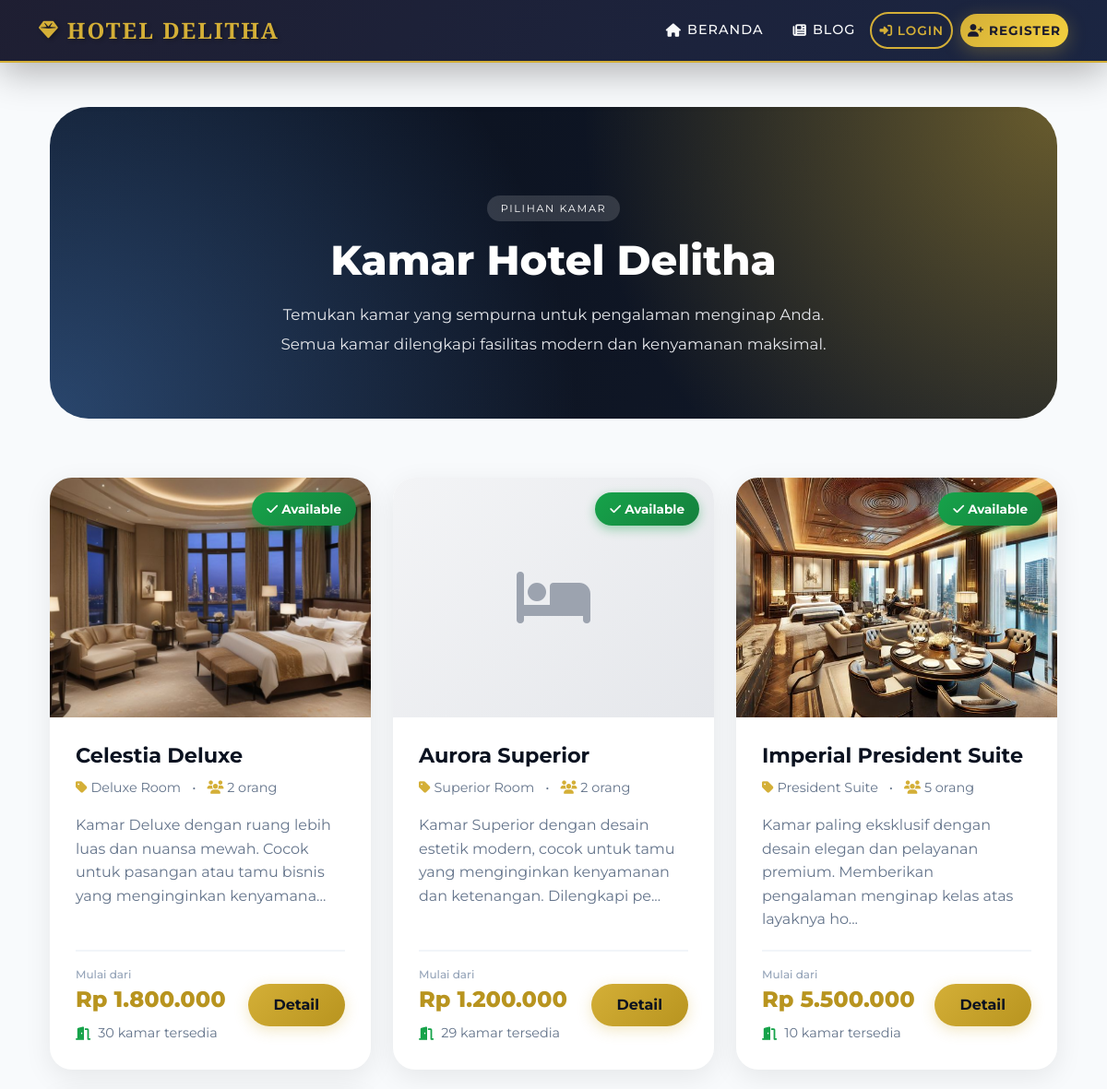
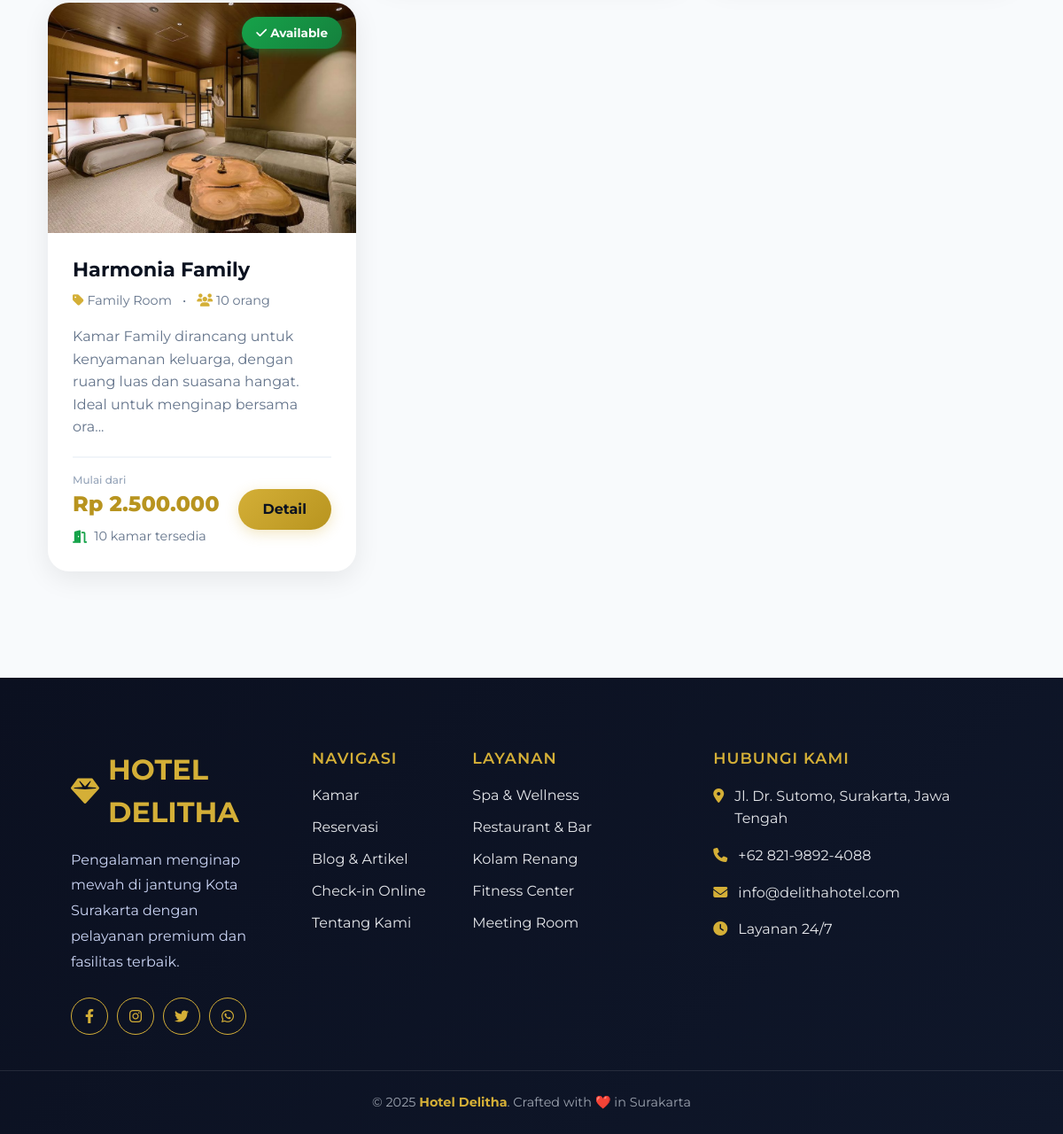
/user/rooms.php, run on the app's committed database (2 pictures, top to bottom).
### tables this page shows
CREATE TABLE `rooms` (
  `id` int NOT NULL,
  `name` varchar(100) NOT NULL,
  `type` varchar(50) NOT NULL,
  `price` decimal(10,2) NOT NULL,
  `capacity` int NOT NULL,
  `total_rooms` int NOT NULL,
  `available_rooms` int NOT NULL,
  `facilities` text,
  `description` text,
  `image` varchar(255) DEFAULT NULL,
  `status` enum('available','maintenance') DEFAULT 'available',
  `created_at` timestamp NOT NULL DEFAULT CURRENT_TIMESTAMP,
  `updated_at` timestamp NOT NULL DEFAULT CURRENT_TIMESTAMP ON UPDATE CURRENT_TIMESTAMP
);

### user/rooms.php (the view, shortened to what this page needs)
<?php
include '../includes/header.php';
$rooms = mysqli_query($conn, "
    SELECT *
    FROM rooms
    WHERE status = 'available'
    ORDER BY created_at DESC
");
?>
<div class="container my-5">
    <div class="rooms-hero">
        <span class="rooms-hero-badge">Pilihan Kamar</span>
        <h1>Kamar Hotel Delitha</h1>
        <p>
            Temukan kamar yang sempurna untuk pengalaman menginap Anda.
            Semua kamar dilengkapi fasilitas modern dan kenyamanan maksimal.
        </p>
    </div>
    <div class="row g-4">
    <?php
    $delay = 0;
    if (mysqli_num_rows($rooms) > 0):
        while ($r = mysqli_fetch_assoc($rooms)):
    ?>
        <div class="col-md-6 col-lg-4" style="animation-delay: <?= $delay ?>ms">
            <div class="room-card">
                <div class="room-img-wrapper">
                    <?php if(!empty($r['image']) && file_exists('../uploads/rooms/'.$r['image'])): ?>
                        <img
                            src="../uploads/rooms/<?= htmlspecialchars($r['image']); ?>"
                            class="room-img"
                            alt="<?= htmlspecialchars($r['name']); ?>"
                        >
                    <?php else: ?>
                        <div class="room-img-placeholder">
                            <i class="fa-solid fa-bed"></i>
                        </div>
                    <?php endif; ?>
                    <span class="badge-available">
                        <i class="fa-solid fa-check me-1"></i>Available
                    </span>
                </div>
                <div class="room-body">
                    <h5 class="room-title"><?= htmlspecialchars($r['name']); ?></h5>
                    <div class="room-meta">
                        <span>
                            <i class="fa-solid fa-tag"></i>
                            <?= ucfirst($r['type']); ?>
                        </span>
                        <span>•</span>
                        <span>
                            <i class="fa-solid fa-users"></i>
                            <?= $r['capacity']; ?> orang
                        </span>
                    </div>
                    <p class="room-description">
                        <?= htmlspecialchars(substr($r['description'], 0, 120)); ?>...
                    </p>
                    <div class="room-footer">
                        <div class="room-price-wrapper">
                            <div class="room-price-label">Mulai dari</div>
                            <div class="room-price">
                                Rp <?= number_format($r['price'], 0, ',', '.'); ?>
                            </div>
                            <div class="rooms-available">
                                <i class="fa-solid fa-door-open"></i>
                                <span><?= $r['available_rooms']; ?> kamar tersedia</span>
                            </div>
                        </div>
                        <button
                            class="btn-detail"
                            onclick="openRoomModal(
                                '<?= htmlspecialchars($r['name'], ENT_QUOTES); ?>',
                                '<?= ucfirst($r['type']); ?>',
                                <?= $r['capacity']; ?>,
                                <?= $r['price']; ?>,
                                <?= $r['available_rooms']; ?>,
                                `<?= htmlspecialchars($r['description'], ENT_QUOTES); ?>`,
                                `<?= !empty($r['facilities']) ? htmlspecialchars($r['facilities'], ENT_QUOTES) : ''; ?>`,
                                '<?= !empty($r['image']) ? '../uploads/rooms/'.htmlspecialchars($r['image']) : ''; ?>',
                                <?= $r['id']; ?>
                            )"
                        >
                            Detail
                        </button>
                    </div>
                </div>
            </div>
        </div>
    <?php
        $delay += 120;
        endwhile;
    endif; ?>
    </div>
</div>
<?php include '../includes/footer.php'; ?>

### includes/header.php (style rules this page uses)
:root { --primary-gold: #d4af37; --primary-dark: #1a1a2e; --secondary-dark: #16213e; --accent-gold: #f4d03f; --text-light: #f8f9fa; }
* { margin: 0; padding: 0; box-sizing: border-box; }
body { font-family: 'Montserrat', sans-serif; background-color: #f8f9fa; overflow-x: hidden; }

### user/rooms.php (style rules this page uses)
:root { --navy:#0b1220; --gold:#d4af37; --gold-dark:#b8941f; --blue:#60a5fa; --text:#374151; --muted:#6b7280; }
body { background:#f8fafc }
.rooms-hero { padding:6rem 1.5rem 4rem; border-radius:42px; background: radial-gradient(circle at top right, rgba(212,175,55,.45), transparent 45%), radial-gradient(circle at bottom left, rgba(96,165,250,.35), transparent 50%), linear-gradient(135deg,#0b1220,#111827); color:#fff; text-align:center; margin-bottom:4rem; animation:fadeInDown .8s ease; }
.rooms-hero-badge { font-size:.7rem; letter-spacing:.15em; text-transform:uppercase; background:rgba(255,255,255,.15); padding:.35rem .9rem; border-radius:999px; display:inline-block; margin-bottom:1rem; }
.rooms-hero h1 { font-size:2.8rem; font-weight:800; margin-bottom:1rem; }
.rooms-hero p { max-width:650px; margin:auto; line-height:1.9; color:#e5e7eb; font-size:1.05rem; }
.room-card { border-radius:24px; overflow:hidden; background:#fff; box-shadow:0 8px 30px rgba(0,0,0,.08); transition:all .4s cubic-bezier(0.4, 0, 0.2, 1); animation:fadeUp .7s ease forwards; opacity:0; height:100%; display:flex; flex-direction:column; }
.room-img-wrapper { position:relative; overflow:hidden; height:260px; background:linear-gradient(135deg, #e5e7eb, #d1d5db); }
.room-img { width:100%; height:100%; object-fit:cover; transition:transform .5s ease; }
.room-img-placeholder { width:100%; height:100%; display:flex; align-items:center; justify-content:center; font-size:4rem; color:#9ca3af; background:linear-gradient(135deg, #f3f4f6, #e5e7eb); }
.badge-available { position:absolute; top:1rem; right:1rem; background:linear-gradient(135deg, #16a34a, #15803d); color:#fff; padding:.5rem 1rem; border-radius:999px; font-weight:700; font-size:.85rem; box-shadow:0 4px 12px rgba(22,163,74,.4); z-index:10; }
.room-body { padding:1.75rem; flex-grow:1; display:flex; flex-direction:column; }
.room-title { font-size:1.4rem; font-weight:700; color:var(--navy); margin-bottom:.75rem; }
.room-meta { display:flex; gap:.75rem; align-items:center; color:#64748b; font-size:.9rem; margin-bottom:1rem; }
.room-meta i { color:var(--gold); }
.room-description { color:#64748b; line-height:1.6; margin-bottom:1.25rem; flex-grow:1; }
.room-footer { display:flex; justify-content:space-between; align-items:center; padding-top:1rem; border-top:2px solid #f1f5f9; }
.room-price-wrapper { flex-grow:1; }
.room-price-label { font-size:.75rem; color:#94a3b8; font-weight:500; }
.room-price { font-weight:800; color:var(--gold-dark); font-size:1.5rem; }
.btn-detail { background:linear-gradient(135deg, var(--gold), var(--gold-dark)); color:var(--navy); border:none; border-radius:999px; padding:.7rem 1.75rem; font-weight:700; transition:.3s; box-shadow:0 4px 15px rgba(212,175,55,.3); text-decoration:none; display:inline-block; cursor:pointer; }
.rooms-available { display:flex; align-items:center; gap:.5rem; color:#64748b; font-size:.9rem; margin-top:.5rem; }
.rooms-available i { color:#16a34a; }

### includes/footer.php (style rules this page uses)
html, body { margin: 0; padding: 0; width: 100%; overflow-x: hidden; }

### data on the page
rooms: image (picture), name "Celestia Deluxe", type "Deluxe Room", capacity "2", description "Kamar Deluxe dengan ruang lebih luas dan nuansa mewah. Cocok untuk pasangan atau tamu bisnis yang menginginkan kenyamana", price "1.800.000", available_rooms "30"
rooms: name "Aurora Superior", type "Superior Room", capacity "2", description "Kamar Superior dengan desain estetik modern, cocok untuk tamu yang menginginkan kenyamanan dan ketenangan. Dilengkapi pe", price "1.200.000", available_rooms "29"
rooms: image (picture), name "Imperial President Suite", type "President Suite", capacity "5", description "Kamar paling eksklusif dengan desain elegan dan pelayanan premium. Memberikan pengalaman menginap kelas atas layaknya ho", price "5.500.000", available_rooms "10"
rooms: image (picture), name "Harmonia Family", type "Family Room", capacity "10", description "Kamar Family dirancang untuk kenyamanan keluarga, dengan ruang luas dan suasana hangat. Ideal untuk menginap bersama ora", price "2.500.000", available_rooms "10"
